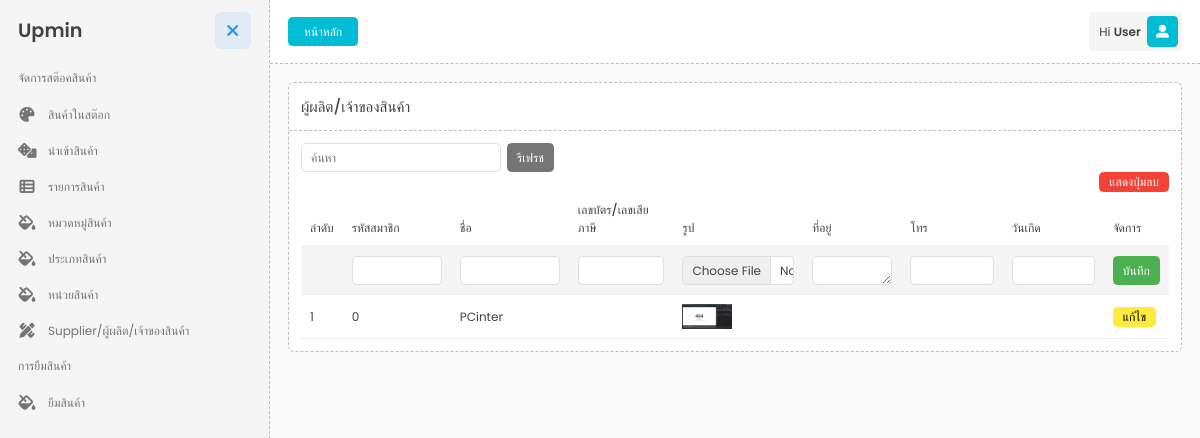
Page /dist/index?p=supplier (signed in) on the committed database.
### tables this page shows
CREATE TABLE `tb_supplier` (
  `sup_id` int(11) NOT NULL COMMENT 'รหัส',
  `sup_member_id` int(10) NOT NULL COMMENT 'รหัสสมาชิก',
  `sup_name` varchar(100) NOT NULL COMMENT 'ชื่อ',
  `sup_vat_number` varchar(100) NOT NULL COMMENT 'เลขบัตร/เลขเสียภาสี',
  `sup_img` varchar(200) NOT NULL COMMENT 'รูป',
  `sup_address` varchar(100) NOT NULL COMMENT 'ที่อยู่',
  `sup_phone` varchar(10) NOT NULL COMMENT 'เบอร์โทร',
  `sup_birthday` varchar(10) NOT NULL COMMENT 'วันเกิด'
);

### dist/stock/supplier.php (the view, shortened to what this page needs)
<?php $supplier = $con->query("SELECT * FROM tb_supplier"); ?>
<div class="portlet-header portlet-header-bordered">
    <h3 class="portlet-title">ผู้ผลิต/เจ้าของสินค้า</h3>
</div>
<div class="ms-3 mt-3 d-flex">
    <input style="width: 200px;" type="text" placeholder="ค้นหา" id="search-table" class="form-control cc-input2" >
    <button class="btn btn-secondary ms-2" id="btn-reset">รีเฟรช</button>
</div>
<div class="d-flex justify-content-end me-3">
    <div class="d-flex gap-2">
        <button class="btn btn-danger py-0" id="cc-checkbox">แสดงปุ่มลบ</button>
    </div>
</div>
<div class="portlet-body">
    <div class="table-responsive">
        <table id="cc-table" class="table table-striped table-hover mb-0">
            <thead>
                <tr>
                    <th>ลำดับ</th>
                    <th>รหัสสมาชิก</th>
                    <th>ชื่อ</th>
                    <th>เลขบัตร/เลขเสียภาษี</th>
                    <th>รูป</th>
                    <th>ที่อยู่</th>
                    <th>โทร</th>
                    <th>วันเกิด</th>
                    <th>จัดการ</th>
                </tr>
            </thead>
            <tbody>
                    <tr>
                        <td></td>
                        <td>
                            <input type="text" id="member-id" class="form-control">
                        </td>
                        <td>
                            <input type="text" id="name" class="form-control">
                        </td>
                        <td>
                            <input type="text" id="vat-num" class="form-control">
                        </td>
                        <td>
                            <input type="file" id="file" class="form-control">
                        </td>
                        <td>
                            <textarea rows="1" type="text" id="address" class="form-control"></textarea>
                        </td>
                        <td>
                            <input type="text" id="phone" class="form-control">
                        </td>
                        <td>
                            <input type="text" id="birthday" class="form-control">
                        </td>
                        <td>
                            <button class="btn btn-success" id="btn-sup">บันทึก</button>
                        </td>
                    </tr>
                    <?php
                        $num = 0;
                        foreach($supplier as $sup):
                            $num++;
                    ?>
                    <tr>
                        <td><?=$num?></td>
                        <td><?=$sup['sup_member_id']?></td>
                        <td><?=$sup['sup_name']?></td>
                        <td><?=$sup['sup_vat_number']?></td>
                        <td>
                            <img style="width: 50px;" src="./controller/img/<?= $sup['sup_img'] ?>" alt="">
                        </td>
                        <td><?=$sup['sup_address']?></td>
                        <td><?=$sup['sup_phone']?></td>
                        <td><?=$sup['sup_birthday']?></td>
                        <td class="">
                            <button class="btn btn-warning py-0" data-bs-toggle="modal" onclick="getdata(<?=$sup['sup_id']?>)">แก้ไข</button>
                        </td>
                    </tr>
                    <?php endforeach; ?>
            </tbody>
        </table>
    </div>
</div>

### rows in the picture
tb_supplier: sup_member "0", sup_name "PCinter", sup_img (picture)
